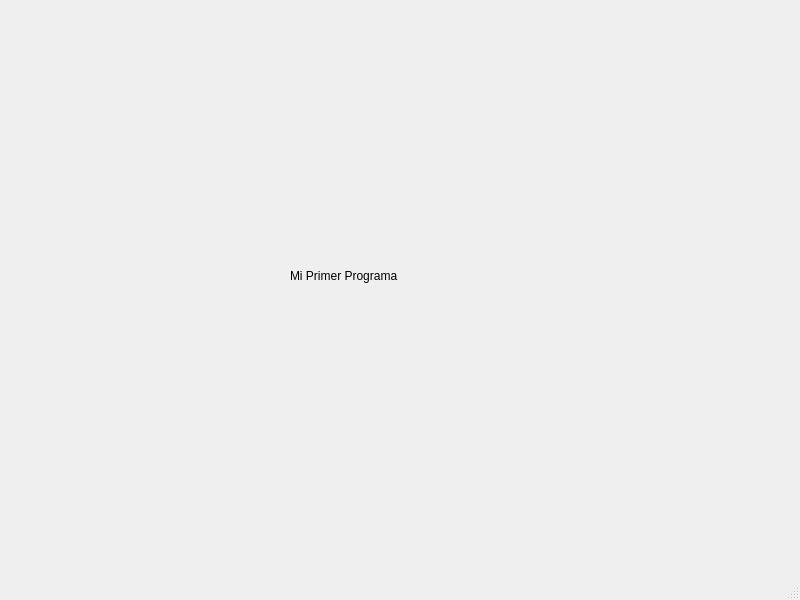
<?xml version="1.0" encoding="UTF-8"?>
<ui version="4.0">
 <class>MainWindow</class>
 <widget class="QMainWindow" name="MainWindow">
  <property name="geometry">
   <rect>
    <x>0</x>
    <y>0</y>
    <width>800</width>
    <height>600</height>
   </rect>
  </property>
  <property name="windowTitle">
   <string>MainWindow</string>
  </property>
  <widget class="QWidget" name="centralwidget">
   <widget class="QLabel" name="label">
    <property name="geometry">
     <rect>
      <x>290</x>
      <y>200</y>
      <width>171</width>
      <height>151</height>
     </rect>
    </property>
    <property name="text">
     <string>Mi Primer Programa</string>
    </property>
    <property name="textFormat">
     <enum>Qt::PlainText</enum>
    </property>
    <property name="scaledContents">
     <bool>false</bool>
    </property>
   </widget>
  </widget>
  <widget class="QMenuBar" name="menubar">
   <property name="geometry">
    <rect>
     <x>0</x>
     <y>0</y>
     <width>800</width>
     <height>26</height>
    </rect>
   </property>
  </widget>
  <widget class="QStatusBar" name="statusbar"/>
 </widget>
 <resources/>
 <connections/>
</ui>
